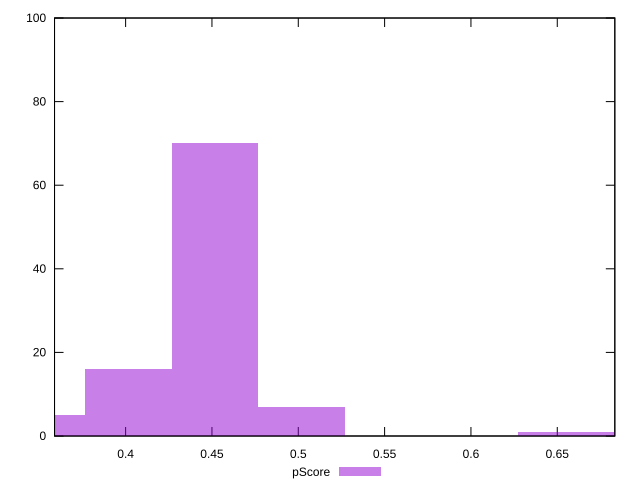

The gnuplot source for this figure:
reset

$pScore <<EOF
0.451780021412434 70
0.4015822412554969 16
0.5019778015693711 7
0.3513844610985598 5
0.6525711420401825 1
0.7027689221971196 1
EOF

set key outside below
set boxwidth 0.050197780156937113
set xrange [0.3588235294117647:0.6833333333333333]
set yrange [0:100]
set trange [0:100]
set style fill transparent solid 0.5 noborder
set terminal svg size 640, 490 enhanced background rgb 'white'
set output "reprap/uses-webp-images/samples/pages+cached+noexternal+nomedia+nocss+nojs/pScore/histogram.svg"

plot $pScore title "pScore" with boxes

reset
